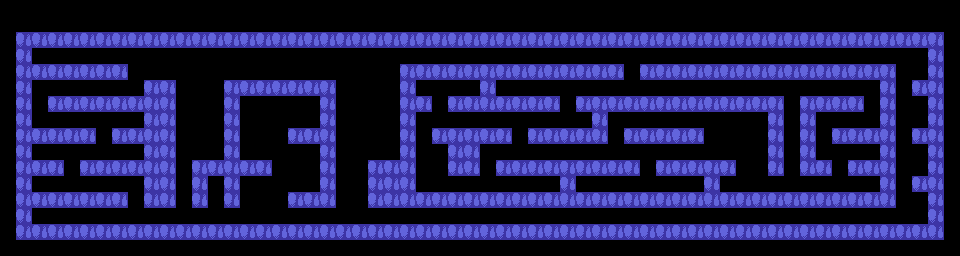

Below is a game level as drawn by its tile map, then a one-line description and the .tmx that defines it (tile-layer data replaced by summaries):
An orthogonal 60x16 tile map with 16x16 px tiles, 1 tile layer (Tile Layer 1) and 50 objects (49x Gem, Rock).

<map version="1.0" tiledversion="1.0.3" orientation="orthogonal" renderorder="right-down" width="60" height="16" tilewidth="16" tileheight="16" nextobjectid="66">
 <tileset firstgid="1" source="HW_4.tsx" />
 <layer name="Tile Layer 1" width="60" height="16">
  <data>[960 cells, 375 non-empty, 1 distinct tile ids]</data>
 </layer>
 <objectgroup name="Object Layer 1">
  <object id="3" name="Rock" type="Rock" gid="81" x="34" y="224" width="16" height="16" />
  <object id="5" name="Gem" type="Gem" gid="24" x="319.5" y="129.5" width="16" height="16" />
  <object id="8" name="Gem" type="Gem" gid="24" x="269.5" y="83" width="16" height="16" />
  <object id="9" name="Gem" type="Gem" gid="24" x="250.5" y="160" width="16" height="16" />
  <object id="10" name="Gem" type="Gem" gid="24" x="252.5" y="143" width="16" height="16" />
  <object id="12" name="Gem" type="Gem" gid="24" x="305" y="189" width="16" height="16" />
  <object id="13" name="Gem" type="Gem" gid="24" x="35" y="62" width="16" height="16" />
  <object id="14" name="Gem" type="Gem" gid="24" x="132" y="99" width="16" height="16" />
  <object id="15" name="Gem" type="Gem" gid="24" x="225" y="162" width="16" height="16" />
  <object id="16" name="Gem" type="Gem" gid="24" x="81" y="68" width="16" height="16" />
  <object id="21" name="Gem" type="Gem" gid="24" x="422" y="70" width="16" height="16" />
  <object id="24" name="Gem" type="Gem" gid="24" x="625" y="98" width="16" height="16" />
  <object id="25" name="Gem" type="Gem" gid="24" x="565" y="59.5" width="16" height="16" />
  <object id="26" name="Gem" type="Gem" gid="24" x="473" y="89" width="16" height="16" />
  <object id="27" name="Gem" type="Gem" gid="24" x="426" y="190" width="16" height="16" />
  <object id="28" name="Gem" type="Gem" gid="24" x="489" y="224" width="16" height="16" />
  <object id="29" name="Gem" type="Gem" gid="24" x="556" y="226" width="16" height="16" />
  <object id="31" name="Gem" type="Gem" gid="24" x="396.5" y="223" width="16" height="16" />
  <object id="32" name="Gem" type="Gem" gid="24" x="43" y="113" width="16" height="16" />
  <object id="33" name="Gem" type="Gem" gid="24" x="125" y="160" width="16" height="16" />
  <object id="34" name="Gem" type="Gem" gid="24" x="80.5" y="194.5" width="16" height="16" />
  <object id="35" name="Gem" type="Gem" gid="24" x="86" y="125" width="16" height="16" />
  <object id="36" name="Gem" type="Gem" gid="24" x="38" y="162" width="16" height="16" />
  <object id="37" name="Gem" type="Gem" gid="24" x="65.5" y="221" width="16" height="16" />
  <object id="38" name="Gem" type="Gem" gid="24" x="87" y="225.5" width="16" height="16" />
  <object id="39" name="Gem" type="Gem" gid="24" x="110" y="219.5" width="16" height="16" />
  <object id="40" name="Gem" type="Gem" gid="24" x="453" y="131" width="16" height="16" />
  <object id="41" name="Gem" type="Gem" gid="24" x="772" y="141" width="16" height="16" />
  <object id="42" name="Gem" type="Gem" gid="24" x="770" y="123.5" width="16" height="16" />
  <object id="43" name="Gem" type="Gem" gid="24" x="752" y="125" width="16" height="16" />
  <object id="45" name="Gem" type="Gem" gid="24" x="649.5" y="128.5" width="16" height="16" />
  <object id="46" name="Gem" type="Gem" gid="24" x="684.5" y="191" width="16" height="16" />
  <object id="47" name="Gem" type="Gem" gid="24" x="585.5" y="191" width="16" height="16" />
  <object id="48" name="Gem" type="Gem" gid="24" x="575.5" y="127" width="16" height="16" />
  <object id="49" name="Gem" type="Gem" gid="24" x="500.5" y="98" width="16" height="16" />
  <object id="50" name="Gem" type="Gem" gid="24" x="320.5" y="114" width="16" height="16" />
  <object id="51" name="Gem" type="Gem" gid="24" x="307" y="83" width="16" height="16" />
  <object id="52" name="Gem" type="Gem" gid="24" x="799.5" y="132" width="16" height="16" />
  <object id="53" name="Gem" type="Gem" gid="24" x="791.5" y="163" width="16" height="16" />
  <object id="54" name="Gem" type="Gem" gid="24" x="880.5" y="190" width="16" height="16" />
  <object id="55" name="Gem" type="Gem" gid="24" x="879.5" y="157" width="16" height="16" />
  <object id="56" name="Gem" type="Gem" gid="24" x="824" y="98.5" width="16" height="16" />
  <object id="57" name="Gem" type="Gem" gid="24" x="735.5" y="94.5" width="16" height="16" />
  <object id="58" name="Gem" type="Gem" gid="24" x="562.5" y="158" width="16" height="16" />
  <object id="59" name="Gem" type="Gem" gid="24" x="483.5" y="173.5" width="16" height="16" />
  <object id="60" name="Gem" type="Gem" gid="24" x="909.5" y="177" width="16" height="16" />
  <object id="61" name="Gem" type="Gem" gid="24" x="897" y="128.5" width="16" height="16" />
  <object id="62" name="Gem" type="Gem" gid="24" x="871.5" y="60" width="16" height="16" />
  <object id="64" name="Gem" type="Gem" gid="24" x="214" y="191" width="16" height="16" />
  <object id="65" name="Gem" type="Gem" gid="24" x="386" y="164" width="16" height="16" />
 </objectgroup>
</map>
